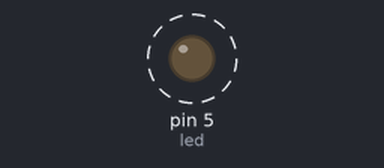
Bench run of a sketch on a simulated Arduino Uno, built with avr-gcc and run on an emulated ATmega328P. On the bench: output pins drawn as LEDs (lit = HIGH). Dashed ring = blinking.

Above: at 0.5 s.
Timing chart, 0 to 4.6 s (numbered marks = the images above):
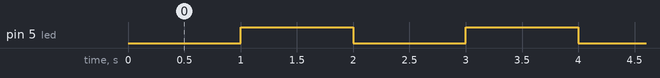

Measured:
- by itself, pin 5 (led): alternates HIGH for 1.0 s and LOW for 1.0 s

The sketch:

BlinkWithoutDelay.ino
```cpp
//led Blink without delay
const int led=5;
unsigned long prevTime=0;
const int interval=1000;
int ledState=LOW;
void setup() {
pinMode(led, OUTPUT);
Serial.begin(9600);
}

void loop() {
unsigned long currTime=millis();
if(currTime-prevTime>=interval){
prevTime=currTime;
if(ledState==LOW) ledState=HIGH;
else ledState=LOW;
}
digitalWrite(led,ledState);
}
```
